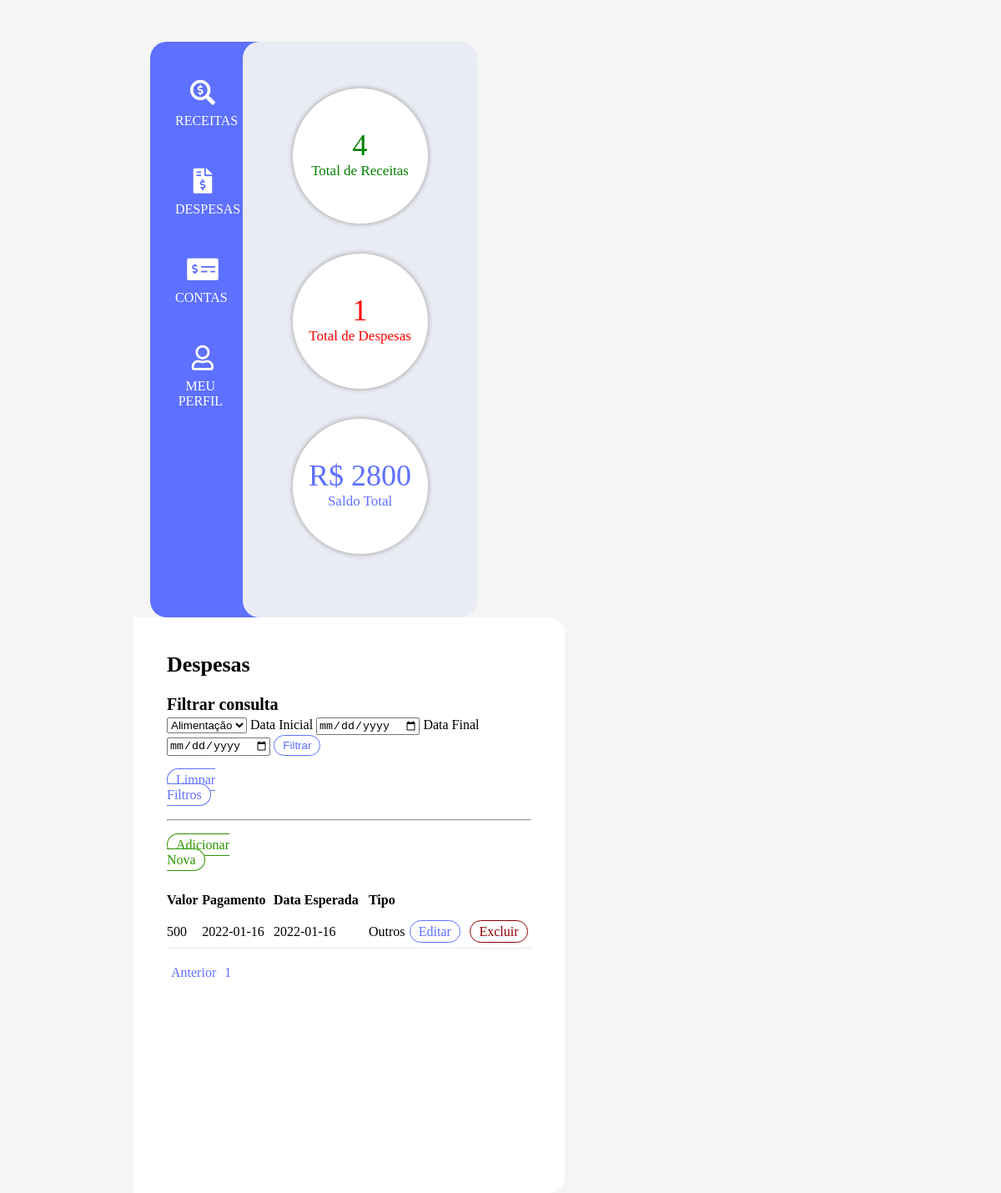
Screenshot of /despesas.php (signed in) with the database file from the repository.
### tables this page shows
CREATE TABLE IF NOT EXISTS `despesas` (
  `id` int(10) NOT NULL AUTO_INCREMENT,
  `valor` float NOT NULL,
  `dataPagamento` date NOT NULL,
  `dataPagamentoEsperado` date NOT NULL,
  `tipoDespesa` varchar(255) NOT NULL,
  `conta` int(10) NOT NULL,
  PRIMARY KEY (`id`)
);

### public_html/despesas.php (called while the page is built, shortened)
<?php
$despesas = new DespesasController;
require_once "assets/templates/header.php";
require_once "assets/templates/content.php";
$despesas->listar();
require_once "assets/templates/footer.php";

### application/classes/model/Despesa.php (called while the page is built, shortened)
<?php
class Despesa
{
    public function listAll() {
        $db = new Connection;
        $pager = new Paginator;
        $offset = $pager->offset();
        $this->dataDe = $_GET['de'] ?? "0000-00-00";
        $this->dataAte = $_GET['ate'] ?? "9999-12-31";
        $this->tipoFiltro = $_GET['tipo'] ?? "tipoDespesa";
        $query = "SELECT * FROM despesas WHERE dataPagamento BETWEEN '{$this->dataDe}' AND ('{$this->dataAte}') OR tipoDespesa='{$this->tipoFiltro}' LIMIT {$offset}, 10";
        $executeQuery = mysqli_query($db->connect(), $query);
        if($executeQuery) {
            return $executeQuery;
        }
        else {
            return die("Error: " . $db->connect->connect_error);
        }
    }
}

### application/config/Connection.php (called while the page is built, shortened)
<?php
class Connection {
    public Database $connection;
    public function __construct() {
        $this->connection = new Database;
    }
    public function confConnection() {
        $this->connection->setName("pubfuture");
        $this->connection->setUser("root");
        $this->connection->setPass("");
        $this->connection->setHost("localhost");
    }
    public function connect() {
        $this->connect =  mysqli_connect($this->connection->getHost(), $this->connection->getUser(), $this->connection->getPass(), $this->connection->getName());
        if($this->connect->connect_error) {
            die("Error: " . $this->connect->connect_error);
        }
        else {
            return $this->connect;
        }
    }
}

### application/utils/Database.php (called while the page is built, shortened)
<?php
class Database
{
    private string $db_name;
    private string $db_user;
    private string $db_pass;
    private string $db_host;
    public function getName(): string
    {
        return $this->db_name;
    }
    public function setName(string $db_name): void
    {
        $this->db_name = $db_name;
    }
    public function getUser(): string
    {
        return $this->db_user;
    }
    public function setUser(string $db_user): void
    {
        $this->db_user = $db_user;
    }
    public function getPass(): string
    {
        return $this->db_pass;
    }
    public function setPass(string $db_pass): void
    {
        $this->db_pass = $db_pass;
    }
    public function getHost(): string
    {
        return $this->db_host;
    }
    public function setHost(string $db_host): void
    {
        $this->db_host = $db_host;
    }
}

### application/utils/Paginator.php (called while the page is built, shortened)
<?php
class Paginator
{
    public function offset() {
        if(isset($_GET['pagina'])) {
            $page = $_GET['pagina'];
            $this->currentPage = intval($page);
            $this->offset = ($this->currentPage - 1) * 10;
            return $this->offset;
        }
        else {
            return 0;
        }
    }
}

### application/classes/view/templates/display_despesa.php (the view, shortened to what this page needs)
<?php
$despesas = $_REQUEST['despesas'];
$tipoDespesa = $_REQUEST['tipoDespesa'];
$pages = $_REQUEST['pages'];
?>
<h2>Despesas</h2>
<div class="view-nav">
    <p class="title">Filtrar consulta</p>
    <form action="" method="get">
        <select name="tipo">
            <?php
            foreach ($tipoDespesa as $tipo) {
                if($_GET['tipo'] == $tipo) {
                    $selected = "selected";
                }
                else {
                    $selected = '';
                }
                echo "<option value='{$tipo}' $selected>{$tipo}</option>";
            }
            ?>
        </select>
        <label for="dataInicial">Data Inicial</label>
        <input type="date" name="de" id="dataRecebimento" value="<?php if(isset($_GET['de'])){ echo $_GET['de']; }?>">
        <label for="dataFinal">Data Final</label>
        <input type="date" name="ate" id="dataRecebimento" value="<?php if(isset($_GET['ate'])){ echo $_GET['ate']; }?>">
        <input class="button button-blue" type="submit" name="submit" value="Filtrar">
        <div class="button-main"><a class="button-blue button" href="despesas.php">Limpar Filtros</a></div>
    </form>
    <hr>
    <div class="button-main"><a class="button button-main button-green" href="?add=despesa">Adicionar Nova</a></div>
</div>
<div class="">
    <table>
        <tr>
            <th>Valor</th>
            <th>Pagamento</th>
            <th>Data Esperada</th>
            <th>Tipo</th>
        </tr>
        <?php foreach ($despesas as $despesa): ?>
            <tr>
                <td><?php echo $despesa['valor'] ?></td>
                <td><?php echo $despesa['dataPagamento'] ?></td>
                <td><?php echo $despesa['dataPagamentoEsperado'] ?></td>
                <td><?php echo $despesa['tipoDespesa'] ?></td>
                <td><a class="button-blue button" href="?id=<?php echo $despesa['id']; ?>">Editar</a></td>
                <td><a class="button-red button" href="?delete=<?php echo $despesa['id']; ?>">Excluir</a></td>
            </tr>
        <?php endforeach; ?>
    </table>
</div>
<div class="paginator">
    <?php
    if(empty($_GET['pagina'])) {
        echo "<a class='pager' href='?pagina=1'>Anterior</a>";
    }
    ?>
    <ul>
        <?php for($i = 1; $i <= $pages; $i++) {
            echo "<li class='pager-li'><a class='pager' href='?pagina={$i}'>{$i}</a></li>";
        } ?>
    </ul>
</div>

### public_html/assets/css/style.css (style rules this page uses)
body { width: 70%; margin: 50px auto; background-color: #f5f5f5; }
p { font-family: Calibri; font-weight: 500; margin: 0px; }
ul, .main-menu { padding: 0; }
table { width: 100%; text-align: left; border-collapse: collapse; font-family: Calibri; }
th { padding: 10px 0; }
td { padding: 10px 0; border-bottom: 1px solid #e9e9e9; }
a { text-decoration: none; color: #5d70ff; }
.button { padding: 4px 10px; border-radius: 30px; text-decoration: none; }
td:nth-child(6), td:nth-child(7) { text-align: center; }
.button-main { width: 20%; margin: 20px 0; }
.button-green { background-color: #fff; border: 1px solid #2b9500; color: #2b9500; }
.button-blue { background-color: #fff; border: 1px solid #5d70ff; color: #5d70ff; }
.button-red { background-color: #fff; border: 1px solid #8b0000; color: #8b0000; }
.title { font-size: 16px; font-weight: 600; margin-bottom: 4px; }
.paginator { clear: both; margin: 20px 0; }
.pager { float: left; padding: 0 5px; }
.pager-li { list-style: none; }
h2 { font-family: Ubuntu; font-size: 26px; }
label { font-family: Calibri; }
h1, h2, h3, h4, h5, h6 { font-family: Ubuntu; }
.title { font-size: 20px; }

### rows the page displays
despesas: valor "500", dataPagamento "2022-01-16", dataPagamentoEsperado "2022-01-16", tipoDespesa "Outros"

### other values shown
$totalReceitas "4"
$totalDepsesas "1"
$saldoTotal "2800"
form field tipo "Alimentação"
